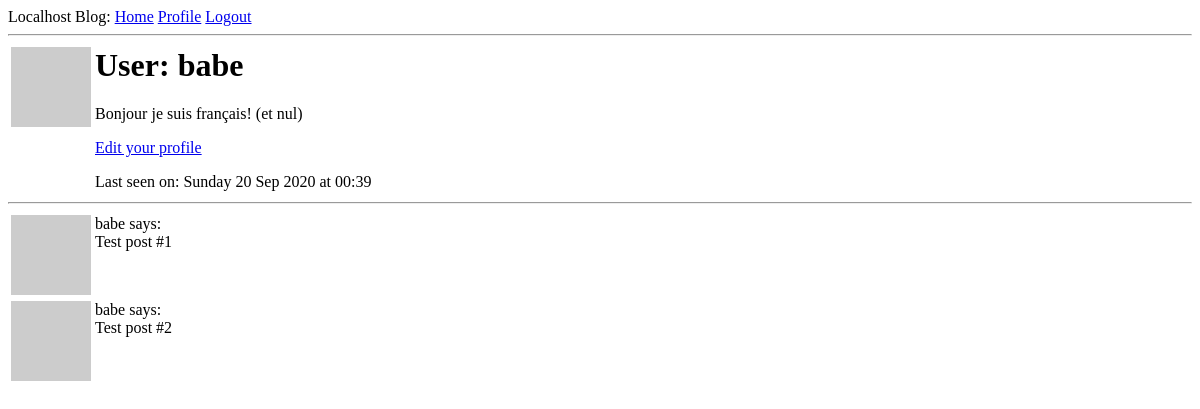
The app's page /user/babe (signed in), older data.
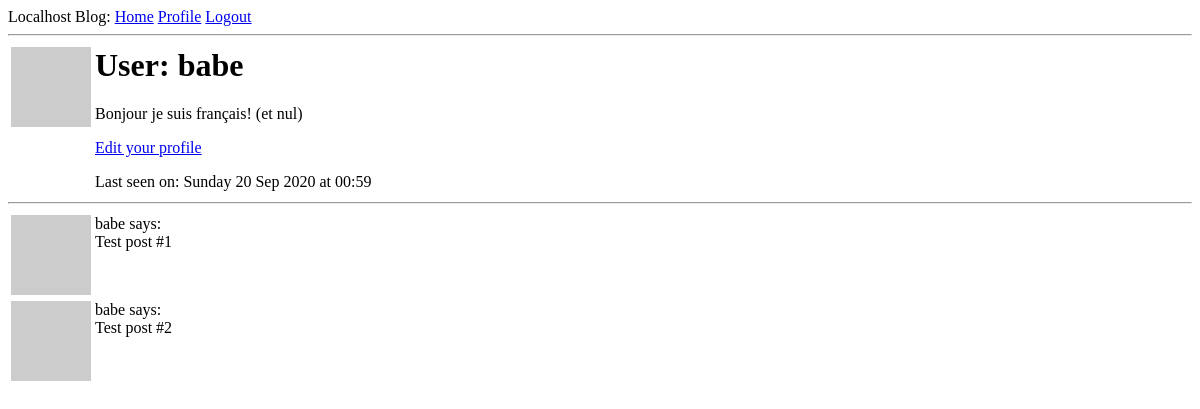
The same page, newer data.
### my_package/models.py (models this page shows, shortened)
class User(UserMixin, db.Model):
    id = db.Column(db.Integer, primary_key=True)
    username = db.Column(db.String(64), index=True, unique=True)
    email = db.Column(db.String(120), index=True, unique=True)
    password_hash = db.Column(db.String(120))
    about_me = db.Column(db.String(140))
    last_seen = db.Column(db.DateTime, default=datetime.utcnow)
    posts = db.relationship('Post', backref='author', lazy='dynamic')
    def avatar(self, size):
        digest = md5(self.email.lower().encode('utf-8')).hexdigest()
        return 'https://www.gravatar.com/avatar/{}?d=identicon&s={}'.format(
            digest, size)

### my_package/routes.py (the view)
@app.route('/user/<username>')  # Dynamic <username> variable
@login_required
def user(username):
    user = User.query.filter_by(username=username).first_or_404()
    posts = [
        {'author': user, 'body': 'Test post #1'},
        {'author': user, 'body': 'Test post #2'}
    ]
    return render_template('user.html', user=user, posts=posts)

### my_package/models.py (called while the page is built)
@login.user_loader
def load_user(id):
    return User.query.get(int(id))

### my_package/routes.py (called while the page is built)
@app.before_request
def before_request():
    if current_user.is_authenticated:  # if user is logged in
        current_user.last_seen = datetime.utcnow()
        db.session.commit()

### my_package/templates/user.html
{% extends "base.html" %}
{% block content %}
    <table>
        <tr valign="top">
            <td><img src="{{ user.avatar(128) }}"></td>
            <td>
                <h1>User: {{ user.username }}</h1>
                {% if user.about_me %}<p>{{ user.about_me }}</p>{% endif %}
                {% if user == current_user %}
                    <p><a href="{{ url_for('edit_profile') }}">Edit your profile</a></p>
                {% endif %}
                {% if user.last_seen %}
                <p>
                    Last seen on: {{ user.last_seen.strftime('%A %d %b %Y at %H:%M') }}
                </p>
                {% endif %}
            </td>
        </tr>
    </table>
    <hr>
    {% for post in posts %}
        {% include '_post.html' %}
    {% endfor %}
{% endblock %}

### my_package/templates/base.html (shortened to what this page needs)
<html>
    <head>
    </head>
    <body>
        <div>Localhost Blog:
            <a href="{{ url_for('index') }}">Home</a>
            {% if current_user.is_anonymous %}
            <a href="{{ url_for('login') }}">Login</a>
            {% else %}
            <a href="{{ url_for('user', username=current_user.username) }}">Profile</a>
            <a href="{{ url_for('logout') }}">Logout</a>
            {% endif %}
        </div>
        <hr>
        {% block content %}{% endblock %}
    </body>
</html>

### my_package/templates/_post.html
<table>
    <tr valign="top">
        <td><img src="{{ post.author.avatar(36) }}"></td>
        <td>{{ post.author.username }} says:<br>{{ post.body }}</td>
    </tr>
</table>

Row changes from the older to the newer data that the page shows:
changed User "babe": last_seen "Sunday 20 Sep 2020 at 00:39" → "Sunday 20 Sep 2020 at 00:59"
